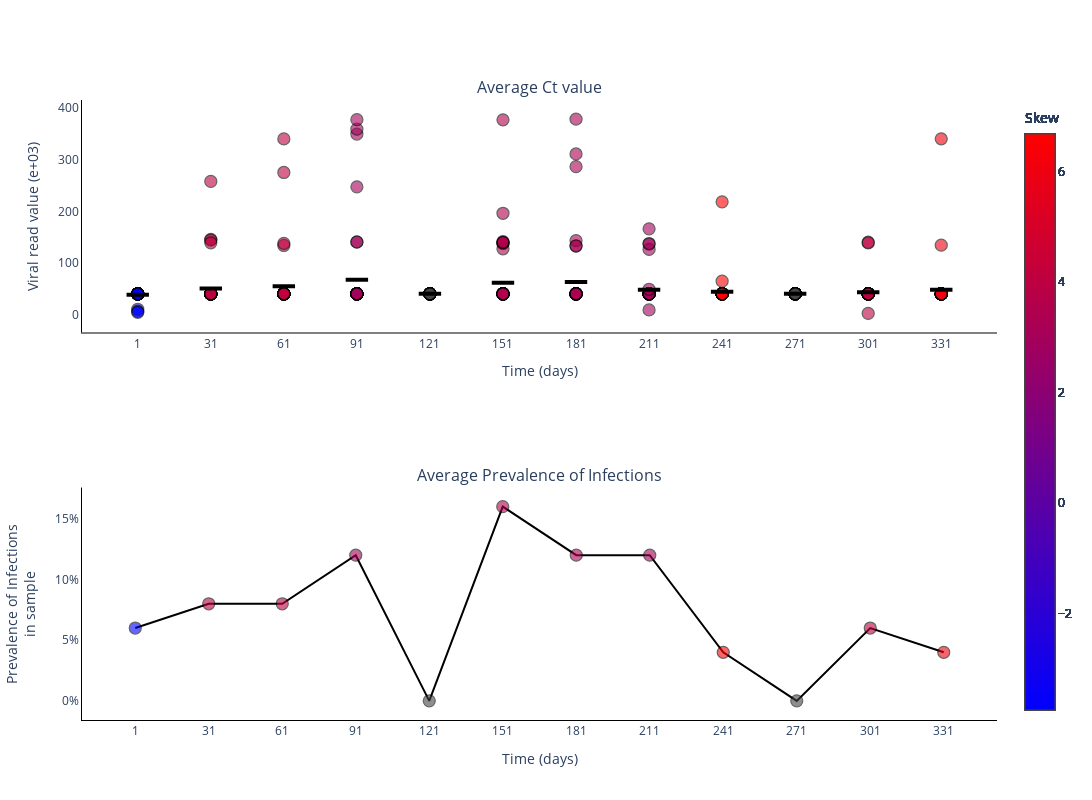

This figure's notebook cell:
### Markdown cell above
### Plot Ct values for different experiments

### Code cell
fig = go.Figure()
fig = make_subplots(rows=2, cols=1, subplot_titles=('Average Ct value', 'Average Prevalence of Infections'))

skews = skew(vr_values[0, :, :], axis=1)
print(skews)

for _ in range(sample_size):
    fig.add_trace(
        go.Scatter(
            y=vr_values[0, :, _].tolist(),
            x=sample_points,
            mode='markers',
            name='Average Ct value',
            marker_line=dict(width=1.25, color='black'),
            marker_color=skews,
            marker_colorscale='BlueRed',
            marker_colorbar_title=dict(
                text='Skew',
                side='top'),
            marker_size=12,
            marker_opacity=0.6,
            marker_showscale=True,
            showlegend=False,
        ),
        row=1,
        col=1
    )

fig.add_trace(
    go.Scatter(
        y=np.mean(vr_values[0, :, :], axis=1).tolist(),
        x=sample_points,
        mode='markers',
        name='Median Ct value',
        marker_color='black',
        marker_line=dict(width=4, color='black'),
        marker_symbol='line-ew',
        marker_size=16,
        showlegend=False,
    ),
    row=1,
    col=1
)

fig.add_trace(
    go.Scatter(
        y=(infec[0, :]/sample_size).tolist(),
        x=sample_points,
        mode='lines+markers',
        connectgaps=True,
        name='Average Prevalence of Infections',
        marker_line=dict(width=1.25, color='black'),
        marker_color=skews,
        marker_colorscale='BlueRed',
        marker_colorbar_title=dict(
            text='Skew',
            side='top'),
        marker_opacity=0.6,
        marker_size=12,
        marker_showscale=True,
        line_color='black',
        showlegend=False,
    ),
    row=2,
    col=1
)

# Add axis labels
fig.update_layout(
    width=1100, 
    height=800,
    plot_bgcolor='white',
    xaxis=dict(
        linecolor='black',
        tickvals=sample_points.tolist(),
        title = 'Time (days)'
        ),
    yaxis=dict(
        linecolor='black',
        title = 'Viral read value (e+03)'),
    xaxis2=dict(
        linecolor='black',
        tickvals=sample_points.tolist(),
        title = 'Time (days)'
        ),
    yaxis2=dict(
        linecolor='black',
        tickformat = '.0%',
        title = 'Prevalence of Infections<br>in sample')
    #legend=dict(
    #    orientation="h",
    #    yanchor="bottom",
    #    y=1.02,
    #    xanchor="right",
    #    x=1
    #)
    )

fig.write_image('images/Viral_read_values-Lassa.pdf')
fig.show()

### Figure 1 — Plotly figure (JSON) as saved in the notebook; plotly's stock layout.template omitted (floating-point values rounded to 4 significant figures)
{"data": [{"marker": {"color": [-3.74, 3.97, 4.126, 2.991, NaN, 3.587, 3.304, 3.057, 6.675, NaN, 4.062, 6.095], "colorbar": {"title": {"side": "top", "text": "Skew"}}, "colorscale": [[0, "rgb(0,0,255)"], [1, "rgb(255,0,0)"]], "line": {"color": "black", "width": 1.25}, "opacity": 0.6, "showscale": true, "size": 12}, "mode": "markers", "name": "Average Ct value", "showlegend": false, "type": "scatter", "x": [1, 31, 61, 91, 121, 151, 181, 211, 241, 271, 301, 331], "xaxis": "x", "y": [40, 40, 40, 40, 40, 40, 40, 40, 40, 40, 40, 40], "yaxis": "y"}, {"marker": {"color": [-3.74, 3.97, 4.126, 2.991, NaN, 3.587, 3.304, 3.057, 6.675, NaN, 4.062, 6.095], "colorbar": {"title": {"side": "top", "text": "Skew"}}, "colorscale": [[0, "rgb(0,0,255)"], [1, "rgb(255,0,0)"]], "line": {"color": "black", "width": 1.25}, "opacity": 0.6, "showscale": true, "size": 12}, "mode": "markers", "name": "Average Ct value", "showlegend": false, "type": "scatter", "x": [1, 31, 61, 91, 121, 151, 181, 211, 241, 271, 301, 331], "xaxis": "x", "y": [40, 40, 40, 40, 40, 40, 40, 40, 40, 40, 40, 40], "yaxis": "y"}, {"marker": {"color": [-3.74, 3.97, 4.126, 2.991, NaN, 3.587, 3.304, 3.057, 6.675, NaN, 4.062, 6.095], "colorbar": {"title": {"side": "top", "text": "Skew"}}, "colorscale": [[0, "rgb(0,0,255)"], [1, "rgb(255,0,0)"]], "line": {"color": "black", "width": 1.25}, "opacity": 0.6, "showscale": true, "size": 12}, "mode": "markers", "name": "Average Ct value", "showlegend": false, "type": "scatter", "x": [1, 31, 61, 91, 121, 151, 181, 211, 241, 271, 301, 331], "xaxis": "x", "y": [40, 40, 40, 40, 40, 40, 40, 40, 40, 40, 40, 40], "yaxis": "y"}, {"marker": {"color": [-3.74, 3.97, 4.126, 2.991, NaN, 3.587, 3.304, 3.057, 6.675, NaN, 4.062, 6.095], "colorbar": {"title": {"side": "top", "text": "Skew"}}, "colorscale": [[0, "rgb(0,0,255)"], [1, "rgb(255,0,0)"]], "line": {"color": "black", "width": 1.25}, "opacity": 0.6, "showscale": true, "size": 12}, "mode": "markers", "name": "Average Ct value", "showlegend": false, "type": "scatter", "x": [1, 31, 61, 91, 121, 151, 181, 211, 241, 271, 301, 331], "xaxis": "x", "y": [40, 40, 40, 40, 40, 40, 40, 40, 40, 40, 40, 40], "yaxis": "y"}, {"marker": {"color": [-3.74, 3.97, 4.126, 2.991, NaN, 3.587, 3.304, 3.057, 6.675, NaN, 4.062, 6.095], "colorbar": {"title": {"side": "top", "text": "Skew"}}, "colorscale": [[0, "rgb(0,0,255)"], [1, "rgb(255,0,0)"]], "line": {"color": "black", "width": 1.25}, "opacity": 0.6, "showscale": true, "size": 12}, "mode": "markers", "name": "Average Ct value", "showlegend": false, "type": "scatter", "x": [1, 31, 61, 91, 121, 151, 181, 211, 241, 271, 301, 331], "xaxis": "x", "y": [40, 40, 40, 40, 40, 40, 40, 40, 40, 40, 40, 40], "yaxis": "y"}, {"marker": {"color": [-3.74, 3.97, 4.126, 2.991, NaN, 3.587, 3.304, 3.057, 6.675, NaN, 4.062, 6.095], "colorbar": {"title": {"side": "top", "text": "Skew"}}, "colorscale": [[0, "rgb(0,0,255)"], [1, "rgb(255,0,0)"]], "line": {"color": "black", "width": 1.25}, "opacity": 0.6, "showscale": true, "size": 12}, "mode": "markers", "name": "Average Ct value", "showlegend": false, "type": "scatter", "x": [1, 31, 61, 91, 121, 151, 181, 211, 241, 271, 301, 331], "xaxis": "x", "y": [40, 40, 40, 40, 40, 40, 40, 40, 40, 40, 40, 40], "yaxis": "y"}, {"marker": {"color": [-3.74, 3.97, 4.126, 2.991, NaN, 3.587, 3.304, 3.057, 6.675, NaN, 4.062, 6.095], "colorbar": {"title": {"side": "top", "text": "Skew"}}, "colorscale": [[0, "rgb(0,0,255)"], [1, "rgb(255,0,0)"]], "line": {"color": "black", "width": 1.25}, "opacity": 0.6, "showscale": true, "size": 12}, "mode": "markers", "name": "Average Ct value", "showlegend": false, "type": "scatter", "x": [1, 31, 61, 91, 121, 151, 181, 211, 241, 271, 301, 331], "xaxis": "x", "y": [40, 40, 40, 40, 40, 40, 40, 40, 40, 40, 40, 40], "yaxis": "y"}, {"marker": {"color": [-3.74, 3.97, 4.126, 2.991, NaN, 3.587, 3.304, 3.057, 6.675, NaN, 4.062, 6.095], "colorbar": {"title": {"side": "top", "text": "Skew"}}, "colorscale": [[0, "rgb(0,0,255)"], [1, "rgb(255,0,0)"]], "line": {"color": "black", "width": 1.25}, "opacity": 0.6, "showscale": true, "size": 12}, "mode": "markers", "name": "Average Ct value", "showlegend": false, "type": "scatter", "x": [1, 31, 61, 91, 121, 151, 181, 211, 241, 271, 301, 331], "xaxis": "x", "y": [40, 40, 40, 40, 40, 40, 40, 40, 40, 40, 40, 40], "yaxis": "y"}, {"marker": {"color": [-3.74, 3.97, 4.126, 2.991, NaN, 3.587, 3.304, 3.057, 6.675, NaN, 4.062, 6.095], "colorbar": {"title": {"side": "top", "text": "Skew"}}, "colorscale": [[0, "rgb(0,0,255)"], [1, "rgb(255,0,0)"]], "line": {"color": "black", "width": 1.25}, "opacity": 0.6, "showscale": true, "size": 12}, "mode": "markers", "name": "Average Ct value", "showlegend": false, "type": "scatter", "x": [1, 31, 61, 91, 121, 151, 181, 211, 241, 271, 301, 331], "xaxis": "x", "y": [40, 40, 40, 40, 40, 40, 40, 40, 40, 40, 40, 40], "yaxis": "y"}, {"marker": {"color": [-3.74, 3.97, 4.126, 2.991, NaN, 3.587, 3.304, 3.057, 6.675, NaN, 4.062, 6.095], "colorbar": {"title": {"side": "top", "text": "Skew"}}, "colorscale": [[0, "rgb(0,0,255)"], [1, "rgb(255,0,0)"]], "line": {"color": "black", "width": 1.25}, "opacity": 0.6, "showscale": true, "size": 12}, "mode": "markers", "name": "Average Ct value", "showlegend": false, "type": "scatter", "x": [1, 31, 61, 91, 121, 151, 181, 211, 241, 271, 301, 331], "xaxis": "x", "y": [40, 40, 40, 40, 40, 40, 40, 40, 40, 40, 40, 40], "yaxis": "y"}, {"marker": {"color": [-3.74, 3.97, 4.126, 2.991, NaN, 3.587, 3.304, 3.057, 6.675, NaN, 4.062, 6.095], "colorbar": {"title": {"side": "top", "text": "Skew"}}, "colorscale": [[0, "rgb(0,0,255)"], [1, "rgb(255,0,0)"]], "line": {"color": "black", "width": 1.25}, "opacity": 0.6, "showscale": true, "size": 12}, "mode": "markers", "name": "Average Ct value", "showlegend": false, "type": "scatter", "x": [1, 31, 61, 91, 121, 151, 181, 211, 241, 271, 301, 331], "xaxis": "x", "y": [40, 40, 40, 40, 40, 40, 40, 40, 40, 40, 40, 40], "yaxis": "y"}, {"marker": {"color": [-3.74, 3.97, 4.126, 2.991, NaN, 3.587, 3.304, 3.057, 6.675, NaN, 4.062, 6.095], "colorbar": {"title": {"side": "top", "text": "Skew"}}, "colorscale": [[0, "rgb(0,0,255)"], [1, "rgb(255,0,0)"]], "line": {"color": "black", "width": 1.25}, "opacity": 0.6, "showscale": true, "size": 12}, "mode": "markers", "name": "Average Ct value", "showlegend": false, "type": "scatter", "x": [1, 31, 61, 91, 121, 151, 181, 211, 241, 271, 301, 331], "xaxis": "x", "y": [40, 40, 40, 40, 40, 40, 40, 40, 40, 40, 40, 40], "yaxis": "y"}, {"marker": {"color": [-3.74, 3.97, 4.126, 2.991, NaN, 3.587, 3.304, 3.057, 6.675, NaN, 4.062, 6.095], "colorbar": {"title": {"side": "top", "text": "Skew"}}, "colorscale": [[0, "rgb(0,0,255)"], [1, "rgb(255,0,0)"]], "line": {"color": "black", "width": 1.25}, "opacity": 0.6, "showscale": true, "size": 12}, "mode": "markers", "name": "Average Ct value", "showlegend": false, "type": "scatter", "x": [1, 31, 61, 91, 121, 151, 181, 211, 241, 271, 301, 331], "xaxis": "x", "y": [40, 40, 40, 40, 40, 40, 40, 40, 40, 40, 40, 40], "yaxis": "y"}, {"marker": {"color": [-3.74, 3.97, 4.126, 2.991, NaN, 3.587, 3.304, 3.057, 6.675, NaN, 4.062, 6.095], "colorbar": {"title": {"side": "top", "text": "Skew"}}, "colorscale": [[0, "rgb(0,0,255)"], [1, "rgb(255,0,0)"]], "line": {"color": "black", "width": 1.25}, "opacity": 0.6, "showscale": true, "size": 12}, "mode": "markers", "name": "Average Ct value", "showlegend": false, "type": "scatter", "x": [1, 31, 61, 91, 121, 151, 181, 211, 241, 271, 301, 331], "xaxis": "x", "y": [40, 40, 40, 40, 40, 40, 40, 40, 40, 40, 40, 40], "yaxis": "y"}, {"marker": {"color": [-3.74, 3.97, 4.126, 2.991, NaN, 3.587, 3.304, 3.057, 6.675, NaN, 4.062, 6.095], "colorbar": {"title": {"side": "top", "text": "Skew"}}, "colorscale": [[0, "rgb(0,0,255)"], [1, "rgb(255,0,0)"]], "line": {"color": "black", "width": 1.25}, "opacity": 0.6, "showscale": true, "size": 12}, "mode": "markers", "name": "Average Ct value", "showlegend": false, "type": "scatter", "x": [1, 31, 61, 91, 121, 151, 181, 211, 241, 271, 301, 331], "xaxis": "x", "y": [40, 40, 40, 40, 40, 40, 40, 40, 40, 40, 40, 40], "yaxis": "y"}, {"marker": {"color": [-3.74, 3.97, 4.126, 2.991, NaN, 3.587, 3.304, 3.057, 6.675, NaN, 4.062, 6.095], "colorbar": {"title": {"side": "top", "text": "Skew"}}, "colorscale": [[0, "rgb(0,0,255)"], [1, "rgb(255,0,0)"]], "line": {"color": "black", "width": 1.25}, "opacity": 0.6, "showscale": true, "size": 12}, "mode": "markers", "name": "Average Ct value", "showlegend": false, "type": "scatter", "x": [1, 31, 61, 91, 121, 151, 181, 211, 241, 271, 301, 331], "xaxis": "x", "y": [40, 40, 40, 40, 40, 40, 40, 40, 40, 40, 40, 40], "yaxis": "y"}, {"marker": {"color": [-3.74, 3.97, 4.126, 2.991, NaN, 3.587, 3.304, 3.057, 6.675, NaN, 4.062, 6.095], "colorbar": {"title": {"side": "top", "text": "Skew"}}, "colorscale": [[0, "rgb(0,0,255)"], [1, "rgb(255,0,0)"]], "line": {"color": "black", "width": 1.25}, "opacity": 0.6, "showscale": true, "size": 12}, "mode": "markers", "name": "Average Ct value", "showlegend": false, "type": "scatter", "x": [1, 31, 61, 91, 121, 151, 181, 211, 241, 271, 301, 331], "xaxis": "x", "y": [40, 40, 40, 40, 40, 40, 40, 40, 40, 40, 40, 40], "yaxis": "y"}, {"marker": {"color": [-3.74, 3.97, 4.126, 2.991, NaN, 3.587, 3.304, 3.057, 6.675, NaN, 4.062, 6.095], "colorbar": {"title": {"side": "top", "text": "Skew"}}, "colorscale": [[0, "rgb(0,0,255)"], [1, "rgb(255,0,0)"]], "line": {"color": "black", "width": 1.25}, "opacity": 0.6, "showscale": true, "size": 12}, "mode": "markers", "name": "Average Ct value", "showlegend": false, "type": "scatter", "x": [1, 31, 61, 91, 121, 151, 181, 211, 241, 271, 301, 331], "xaxis": "x", "y": [40, 40, 40, 40, 40, 40, 40, 40, 40, 40, 40, 40], "yaxis": "y"}, {"marker": {"color": [-3.74, 3.97, 4.126, 2.991, NaN, 3.587, 3.304, 3.057, 6.675, NaN, 4.062, 6.095], "colorbar": {"title": {"side": "top", "text": "Skew"}}, "colorscale": [[0, "rgb(0,0,255)"], [1, "rgb(255,0,0)"]], "line": {"color": "black", "width": 1.25}, "opacity": 0.6, "showscale": true, "size": 12}, "mode": "markers", "name": "Average Ct value", "showlegend": false, "type": "scatter", "x": [1, 31, 61, 91, 121, 151, 181, 211, 241, 271, 301, 331], "xaxis": "x", "y": [40, 40, 40, 40, 40, 40, 40, 40, 40, 40, 40, 40], "yaxis": "y"}, {"marker": {"color": [-3.74, 3.97, 4.126, 2.991, NaN, 3.587, 3.304, 3.057, 6.675, NaN, 4.062, 6.095], "colorbar": {"title": {"side": "top", "text": "Skew"}}, "colorscale": [[0, "rgb(0,0,255)"], [1, "rgb(255,0,0)"]], "line": {"color": "black", "width": 1.25}, "opacity": 0.6, "showscale": true, "size": 12}, "mode": "markers", "name": "Average Ct value", "showlegend": false, "type": "scatter", "x": [1, 31, 61, 91, 121, 151, 181, 211, 241, 271, 301, 331], "xaxis": "x", "y": [40, 40, 40, 40, 40, 40, 40, 40, 40, 40, 40, 40], "yaxis": "y"}, {"marker": {"color": [-3.74, 3.97, 4.126, 2.991, NaN, 3.587, 3.304, 3.057, 6.675, NaN, 4.062, 6.095], "colorbar": {"title": {"side": "top", "text": "Skew"}}, "colorscale": [[0, "rgb(0,0,255)"], [1, "rgb(255,0,0)"]], "line": {"color": "black", "width": 1.25}, "opacity": 0.6, "showscale": true, "size": 12}, "mode": "markers", "name": "Average Ct value", "showlegend": false, "type": "scatter", "x": [1, 31, 61, 91, 121, 151, 181, 211, 241, 271, 301, 331], "xaxis": "x", "y": [40, 40, 40, 40, 40, 40, 40, 40, 40, 40, 40, 40], "yaxis": "y"}, {"marker": {"color": [-3.74, 3.97, 4.126, 2.991, NaN, 3.587, 3.304, 3.057, 6.675, NaN, 4.062, 6.095], "colorbar": {"title": {"side": "top", "text": "Skew"}}, "colorscale": [[0, "rgb(0,0,255)"], [1, "rgb(255,0,0)"]], "line": {"color": "black", "width": 1.25}, "opacity": 0.6, "showscale": true, "size": 12}, "mode": "markers", "name": "Average Ct value", "showlegend": false, "type": "scatter", "x": [1, 31, 61, 91, 121, 151, 181, 211, 241, 271, 301, 331], "xaxis": "x", "y": [40, 40, 40, 40, 40, 40, 40, 40, 40, 40, 40, 40], "yaxis": "y"}, {"marker": {"color": [-3.74, 3.97, 4.126, 2.991, NaN, 3.587, 3.304, 3.057, 6.675, NaN, 4.062, 6.095], "colorbar": {"title": {"side": "top", "text": "Skew"}}, "colorscale": [[0, "rgb(0,0,255)"], [1, "rgb(255,0,0)"]], "line": {"color": "black", "width": 1.25}, "opacity": 0.6, "showscale": true, "size": 12}, "mode": "markers", "name": "Average Ct value", "showlegend": false, "type": "scatter", "x": [1, 31, 61, 91, 121, 151, 181, 211, 241, 271, 301, 331], "xaxis": "x", "y": [40, 40, 40, 40, 40, 40, 40, 40, 40, 40, 40, 40], "yaxis": "y"}, {"marker": {"color": [-3.74, 3.97, 4.126, 2.991, NaN, 3.587, 3.304, 3.057, 6.675, NaN, 4.062, 6.095], "colorbar": {"title": {"side": "top", "text": "Skew"}}, "colorscale": [[0, "rgb(0,0,255)"], [1, "rgb(255,0,0)"]], "line": {"color": "black", "width": 1.25}, "opacity": 0.6, "showscale": true, "size": 12}, "mode": "markers", "name": "Average Ct value", "showlegend": false, "type": "scatter", "x": [1, 31, 61, 91, 121, 151, 181, 211, 241, 271, 301, 331], "xaxis": "x", "y": [40, 40, 40, 40, 40, 40, 40, 40, 40, 40, 40, 40], "yaxis": "y"}, {"marker": {"color": [-3.74, 3.97, 4.126, 2.991, NaN, 3.587, 3.304, 3.057, 6.675, NaN, 4.062, 6.095], "colorbar": {"title": {"side": "top", "text": "Skew"}}, "colorscale": [[0, "rgb(0,0,255)"], [1, "rgb(255,0,0)"]], "line": {"color": "black", "width": 1.25}, "opacity": 0.6, "showscale": true, "size": 12}, "mode": "markers", "name": "Average Ct value", "showlegend": false, "type": "scatter", "x": [1, 31, 61, 91, 121, 151, 181, 211, 241, 271, 301, 331], "xaxis": "x", "y": [40, 40, 40, 40, 40, 40, 40, 40, 40, 40, 40, 40], "yaxis": "y"}, {"marker": {"color": [-3.74, 3.97, 4.126, 2.991, NaN, 3.587, 3.304, 3.057, 6.675, NaN, 4.062, 6.095], "colorbar": {"title": {"side": "top", "text": "Skew"}}, "colorscale": [[0, "rgb(0,0,255)"], [1, "rgb(255,0,0)"]], "line": {"color": "black", "width": 1.25}, "opacity": 0.6, "showscale": true, "size": 12}, "mode": "markers", "name": "Average Ct value", "showlegend": false, "type": "scatter", "x": [1, 31, 61, 91, 121, 151, 181, 211, 241, 271, 301, 331], "xaxis": "x", "y": [40, 40, 40, 40, 40, 40, 40, 40, 40, 40, 40, 40], "yaxis": "y"}, {"marker": {"color": [-3.74, 3.97, 4.126, 2.991, NaN, 3.587, 3.304, 3.057, 6.675, NaN, 4.062, 6.095], "colorbar": {"title": {"side": "top", "text": "Skew"}}, "colorscale": [[0, "rgb(0,0,255)"], [1, "rgb(255,0,0)"]], "line": {"color": "black", "width": 1.25}, "opacity": 0.6, "showscale": true, "size": 12}, "mode": "markers", "name": "Average Ct value", "showlegend": false, "type": "scatter", "x": [1, 31, 61, 91, 121, 151, 181, 211, 241, 271, 301, 331], "xaxis": "x", "y": [40, 40, 40, 40, 40, 40, 40, 40, 40, 40, 40, 40], "yaxis": "y"}, {"marker": {"color": [-3.74, 3.97, 4.126, 2.991, NaN, 3.587, 3.304, 3.057, 6.675, NaN, 4.062, 6.095], "colorbar": {"title": {"side": "top", "text": "Skew"}}, "colorscale": [[0, "rgb(0,0,255)"], [1, "rgb(255,0,0)"]], "line": {"color": "black", "width": 1.25}, "opacity": 0.6, "showscale": true, "size": 12}, "mode": "markers", "name": "Average Ct value", "showlegend": false, "type": "scatter", "x": [1, 31, 61, 91, 121, 151, 181, 211, 241, 271, 301, 331], "xaxis": "x", "y": [40, 40, 40, 40, 40, 40, 40, 40, 40, 40, 40, 40], "yaxis": "y"}, {"marker": {"color": [-3.74, 3.97, 4.126, 2.991, NaN, 3.587, 3.304, 3.057, 6.675, NaN, 4.062, 6.095], "colorbar": {"title": {"side": "top", "text": "Skew"}}, "colorscale": [[0, "rgb(0,0,255)"], [1, "rgb(255,0,0)"]], "line": {"color": "black", "width": 1.25}, "opacity": 0.6, "showscale": true, "size": 12}, "mode": "markers", "name": "Average Ct value", "showlegend": false, "type": "scatter", "x": [1, 31, 61, 91, 121, 151, 181, 211, 241, 271, 301, 331], "xaxis": "x", "y": [40, 40, 40, 40, 40, 40, 40, 40, 40, 40, 40, 40], "yaxis": "y"}, {"marker": {"color": [-3.74, 3.97, 4.126, 2.991, NaN, 3.587, 3.304, 3.057, 6.675, NaN, 4.062, 6.095], "colorbar": {"title": {"side": "top", "text": "Skew"}}, "colorscale": [[0, "rgb(0,0,255)"], [1, "rgb(255,0,0)"]], "line": {"color": "black", "width": 1.25}, "opacity": 0.6, "showscale": true, "size": 12}, "mode": "markers", "name": "Average Ct value", "showlegend": false, "type": "scatter", "x": [1, 31, 61, 91, 121, 151, 181, 211, 241, 271, 301, 331], "xaxis": "x", "y": [40, 40, 40, 40, 40, 40, 40, 40, 40, 40, 40, 40], "yaxis": "y"}, {"marker": {"color": [-3.74, 3.97, 4.126, 2.991, NaN, 3.587, 3.304, 3.057, 6.675, NaN, 4.062, 6.095], "colorbar": {"title": {"side": "top", "text": "Skew"}}, "colorscale": [[0, "rgb(0,0,255)"], [1, "rgb(255,0,0)"]], "line": {"color": "black", "width": 1.25}, "opacity": 0.6, "showscale": true, "size": 12}, "mode": "markers", "name": "Average Ct value", "showlegend": false, "type": "scatter", "x": [1, 31, 61, 91, 121, 151, 181, 211, 241, 271, 301, 331], "xaxis": "x", "y": [40, 40, 40, 40, 40, 40, 40, 40, 40, 40, 40, 40], "yaxis": "y"}, {"marker": {"color": [-3.74, 3.97, 4.126, 2.991, NaN, 3.587, 3.304, 3.057, 6.675, NaN, 4.062, 6.095], "colorbar": {"title": {"side": "top", "text": "Skew"}}, "colorscale": [[0, "rgb(0,0,255)"], [1, "rgb(255,0,0)"]], "line": {"color": "black", "width": 1.25}, "opacity": 0.6, "showscale": true, "size": 12}, "mode": "markers", "name": "Average Ct value", "showlegend": false, "type": "scatter", "x": [1, 31, 61, 91, 121, 151, 181, 211, 241, 271, 301, 331], "xaxis": "x", "y": [40, 40, 40, 40, 40, 40, 40, 40, 40, 40, 40, 40], "yaxis": "y"}, {"marker": {"color": [-3.74, 3.97, 4.126, 2.991, NaN, 3.587, 3.304, 3.057, 6.675, NaN, 4.062, 6.095], "colorbar": {"title": {"side": "top", "text": "Skew"}}, "colorscale": [[0, "rgb(0,0,255)"], [1, "rgb(255,0,0)"]], "line": {"color": "black", "width": 1.25}, "opacity": 0.6, "showscale": true, "size": 12}, "mode": "markers", "name": "Average Ct value", "showlegend": false, "type": "scatter", "x": [1, 31, 61, 91, 121, 151, 181, 211, 241, 271, 301, 331], "xaxis": "x", "y": [40, 40, 40, 40, 40, 40, 40, 40, 40, 40, 40, 40], "yaxis": "y"}, {"marker": {"color": [-3.74, 3.97, 4.126, 2.991, NaN, 3.587, 3.304, 3.057, 6.675, NaN, 4.062, 6.095], "colorbar": {"title": {"side": "top", "text": "Skew"}}, "colorscale": [[0, "rgb(0,0,255)"], [1, "rgb(255,0,0)"]], "line": {"color": "black", "width": 1.25}, "opacity": 0.6, "showscale": true, "size": 12}, "mode": "markers", "name": "Average Ct value", "showlegend": false, "type": "scatter", "x": [1, 31, 61, 91, 121, 151, 181, 211, 241, 271, 301, 331], "xaxis": "x", "y": [40, 40, 40, 40, 40, 40, 40, 40, 40, 40, 40, 40], "yaxis": "y"}, {"marker": {"color": [-3.74, 3.97, 4.126, 2.991, NaN, 3.587, 3.304, 3.057, 6.675, NaN, 4.062, 6.095], "colorbar": {"title": {"side": "top", "text": "Skew"}}, "colorscale": [[0, "rgb(0,0,255)"], [1, "rgb(255,0,0)"]], "line": {"color": "black", "width": 1.25}, "opacity": 0.6, "showscale": true, "size": 12}, "mode": "markers", "name": "Average Ct value", "showlegend": false, "type": "scatter", "x": [1, 31, 61, 91, 121, 151, 181, 211, 241, 271, 301, 331], "xaxis": "x", "y": [40, 40, 40, 40, 40, 40, 40, 40, 40, 40, 40, 40], "yaxis": "y"}, {"marker": {"color": [-3.74, 3.97, 4.126, 2.991, NaN, 3.587, 3.304, 3.057, 6.675, NaN, 4.062, 6.095], "colorbar": {"title": {"side": "top", "text": "Skew"}}, "colorscale": [[0, "rgb(0,0,255)"], [1, "rgb(255,0,0)"]], "line": {"color": "black", "width": 1.25}, "opacity": 0.6, "showscale": true, "size": 12}, "mode": "markers", "name": "Average Ct value", "showlegend": false, "type": "scatter", "x": [1, 31, 61, 91, 121, 151, 181, 211, 241, 271, 301, 331], "xaxis": "x", "y": [40, 40, 40, 40, 40, 40, 40, 40, 40, 40, 40, 40], "yaxis": "y"}, {"marker": {"color": [-3.74, 3.97, 4.126, 2.991, NaN, 3.587, 3.304, 3.057, 6.675, NaN, 4.062, 6.095], "colorbar": {"title": {"side": "top", "text": "Skew"}}, "colorscale": [[0, "rgb(0,0,255)"], [1, "rgb(255,0,0)"]], "line": {"color": "black", "width": 1.25}, "opacity": 0.6, "showscale": true, "size": 12}, "mode": "markers", "name": "Average Ct value", "showlegend": false, "type": "scatter", "x": [1, 31, 61, 91, 121, 151, 181, 211, 241, 271, 301, 331], "xaxis": "x", "y": [40, 40, 40, 40, 40, 40, 40, 40, 40, 40, 40, 40], "yaxis": "y"}, {"marker": {"color": [-3.74, 3.97, 4.126, 2.991, NaN, 3.587, 3.304, 3.057, 6.675, NaN, 4.062, 6.095], "colorbar": {"title": {"side": "top", "text": "Skew"}}, "colorscale": [[0, "rgb(0,0,255)"], [1, "rgb(255,0,0)"]], "line": {"color": "black", "width": 1.25}, "opacity": 0.6, "showscale": true, "size": 12}, "mode": "markers", "name": "Average Ct value", "showlegend": false, "type": "scatter", "x": [1, 31, 61, 91, 121, 151, 181, 211, 241, 271, 301, 331], "xaxis": "x", "y": [40, 40, 40, 40, 40, 40, 40, 40, 40, 40, 40, 40], "yaxis": "y"}, {"marker": {"color": [-3.74, 3.97, 4.126, 2.991, NaN, 3.587, 3.304, 3.057, 6.675, NaN, 4.062, 6.095], "colorbar": {"title": {"side": "top", "text": "Skew"}}, "colorscale": [[0, "rgb(0,0,255)"], [1, "rgb(255,0,0)"]], "line": {"color": "black", "width": 1.25}, "opacity": 0.6, "showscale": true, "size": 12}, "mode": "markers", "name": "Average Ct value", "showlegend": false, "type": "scatter", "x": [1, 31, 61, 91, 121, 151, 181, 211, 241, 271, 301, 331], "xaxis": "x", "y": [40, 40, 40, 40, 40, 40, 40, 40, 40, 40, 40, 40], "yaxis": "y"}, {"marker": {"color": [-3.74, 3.97, 4.126, 2.991, NaN, 3.587, 3.304, 3.057, 6.675, NaN, 4.062, 6.095], "colorbar": {"title": {"side": "top", "text": "Skew"}}, "colorscale": [[0, "rgb(0,0,255)"], [1, "rgb(255,0,0)"]], "line": {"color": "black", "width": 1.25}, "opacity": 0.6, "showscale": true, "size": 12}, "mode": "markers", "name": "Average Ct value", "showlegend": false, "type": "scatter", "x": [1, 31, 61, 91, 121, 151, 181, 211, 241, 271, 301, 331], "xaxis": "x", "y": [40, 40, 40, 40, 40, 40, 40, 40, 40, 40, 40, 40], "yaxis": "y"}, {"marker": {"color": [-3.74, 3.97, 4.126, 2.991, NaN, 3.587, 3.304, 3.057, 6.675, NaN, 4.062, 6.095], "colorbar": {"title": {"side": "top", "text": "Skew"}}, "colorscale": [[0, "rgb(0,0,255)"], [1, "rgb(255,0,0)"]], "line": {"color": "black", "width": 1.25}, "opacity": 0.6, "showscale": true, "size": 12}, "mode": "markers", "name": "Average Ct value", "showlegend": false, "type": "scatter", "x": [1, 31, 61, 91, 121, 151, 181, 211, 241, 271, 301, 331], "xaxis": "x", "y": [40, 40, 40, 40, 40, 40, 40, 40, 40, 40, 40, 40], "yaxis": "y"}, {"marker": {"color": [-3.74, 3.97, 4.126, 2.991, NaN, 3.587, 3.304, 3.057, 6.675, NaN, 4.062, 6.095], "colorbar": {"title": {"side": "top", "text": "Skew"}}, "colorscale": [[0, "rgb(0,0,255)"], [1, "rgb(255,0,0)"]], "line": {"color": "black", "width": 1.25}, "opacity": 0.6, "showscale": true, "size": 12}, "mode": "markers", "name": "Average Ct value", "showlegend": false, "type": "scatter", "x": [1, 31, 61, 91, 121, 151, 181, 211, 241, 271, 301, 331], "xaxis": "x", "y": [40, 40, 40, 40, 40, 40, 40, 40, 40, 40, 40, 40], "yaxis": "y"}, {"marker": {"color": [-3.74, 3.97, 4.126, 2.991, NaN, 3.587, 3.304, 3.057, 6.675, NaN, 4.062, 6.095], "colorbar": {"title": {"side": "top", "text": "Skew"}}, "colorscale": [[0, "rgb(0,0,255)"], [1, "rgb(255,0,0)"]], "line": {"color": "black", "width": 1.25}, "opacity": 0.6, "showscale": true, "size": 12}, "mode": "markers", "name": "Average Ct value", "showlegend": false, "type": "scatter", "x": [1, 31, 61, 91, 121, 151, 181, 211, 241, 271, 301, 331], "xaxis": "x", "y": [40, 40, 40, 40, 40, 377.5, 40, 40, 40, 40, 40, 40], "yaxis": "y"}, {"marker": {"color": [-3.74, 3.97, 4.126, 2.991, NaN, 3.587, 3.304, 3.057, 6.675, NaN, 4.062, 6.095], "colorbar": {"title": {"side": "top", "text": "Skew"}}, "colorscale": [[0, "rgb(0,0,255)"], [1, "rgb(255,0,0)"]], "line": {"color": "black", "width": 1.25}, "opacity": 0.6, "showscale": true, "size": 12}, "mode": "markers", "name": "Average Ct value", "showlegend": false, "type": "scatter", "x": [1, 31, 61, 91, 121, 151, 181, 211, 241, 271, 301, 331], "xaxis": "x", "y": [40, 40, 40, 40, 40, 137.4, 40, 40, 40, 40, 40, 40], "yaxis": "y"}, {"marker": {"color": [-3.74, 3.97, 4.126, 2.991, NaN, 3.587, 3.304, 3.057, 6.675, NaN, 4.062, 6.095], "colorbar": {"title": {"side": "top", "text": "Skew"}}, "colorscale": [[0, "rgb(0,0,255)"], [1, "rgb(255,0,0)"]], "line": {"color": "black", "width": 1.25}, "opacity": 0.6, "showscale": true, "size": 12}, "mode": "markers", "name": "Average Ct value", "showlegend": false, "type": "scatter", "x": [1, 31, 61, 91, 121, 151, 181, 211, 241, 271, 301, 331], "xaxis": "x", "y": [40, 40, 40, 349.7, 40, 138.6, 132.6, 136.6, 40, 40, 40, 40], "yaxis": "y"}, {"marker": {"color": [-3.74, 3.97, 4.126, 2.991, NaN, 3.587, 3.304, 3.057, 6.675, NaN, 4.062, 6.095], "colorbar": {"title": {"side": "top", "text": "Skew"}}, "colorscale": [[0, "rgb(0,0,255)"], [1, "rgb(255,0,0)"]], "line": {"color": "black", "width": 1.25}, "opacity": 0.6, "showscale": true, "size": 12}, "mode": "markers", "name": "Average Ct value", "showlegend": false, "type": "scatter", "x": [1, 31, 61, 91, 121, 151, 181, 211, 241, 271, 301, 331], "xaxis": "x", "y": [40, 40, 40, 359.4, 40, 127.4, 143.2, 166.0, 40, 40, 40, 40], "yaxis": "y"}, {"marker": {"color": [-3.74, 3.97, 4.126, 2.991, NaN, 3.587, 3.304, 3.057, 6.675, NaN, 4.062, 6.095], "colorbar": {"title": {"side": "top", "text": "Skew"}}, "colorscale": [[0, "rgb(0,0,255)"], [1, "rgb(255,0,0)"]], "line": {"color": "black", "width": 1.25}, "opacity": 0.6, "showscale": true, "size": 12}, "mode": "markers", "name": "Average Ct value", "showlegend": false, "type": "scatter", "x": [1, 31, 61, 91, 121, 151, 181, 211, 241, 271, 301, 331], "xaxis": "x", "y": [40, 145.5, 275.3, 140.3, 40, 139.1, 286.6, 126.1, 40, 40, 40, 40], "yaxis": "y"}, {"marker": {"color": [-3.74, 3.97, 4.126, 2.991, NaN, 3.587, 3.304, 3.057, 6.675, NaN, 4.062, 6.095], "colorbar": {"title": {"side": "top", "text": "Skew"}}, "colorscale": [[0, "rgb(0,0,255)"], [1, "rgb(255,0,0)"]], "line": {"color": "black", "width": 1.25}, "opacity": 0.6, "showscale": true, "size": 12}, "mode": "markers", "name": "Average Ct value", "showlegend": false, "type": "scatter", "x": [1, 31, 61, 91, 121, 151, 181, 211, 241, 271, 301, 331], "xaxis": "x", "y": [9.977, 258.0, 133.8, 140.6, 40, 141.3, 378.8, 8.819, 40, 40, 140.1, 40], "yaxis": "y"}, {"marker": {"color": [-3.74, 3.97, 4.126, 2.991, NaN, 3.587, 3.304, 3.057, 6.675, NaN, 4.062, 6.095], "colorbar": {"title": {"side": "top", "text": "Skew"}}, "colorscale": [[0, "rgb(0,0,255)"], [1, "rgb(255,0,0)"]], "line": {"color": "black", "width": 1.25}, "opacity": 0.6, "showscale": true, "size": 12}, "mode": "markers", "name": "Average Ct value", "showlegend": false, "type": "scatter", "x": [1, 31, 61, 91, 121, 151, 181, 211, 241, 271, 301, 331], "xaxis": "x", "y": [5.875, 144.2, 340.4, 377.7, 40, 139.9, 311.3, 48.78, 64.61, 40, 138.7, 134.4], "yaxis": "y"}, {"marker": {"color": [-3.74, 3.97, 4.126, 2.991, NaN, 3.587, 3.304, 3.057, 6.675, NaN, 4.062, 6.095], "colorbar": {"title": {"side": "top", "text": "Skew"}}, "colorscale": [[0, "rgb(0,0,255)"], [1, "rgb(255,0,0)"]], "line": {"color": "black", "width": 1.25}, "opacity": 0.6, "showscale": true, "size": 12}, "mode": "markers", "name": "Average Ct value", "showlegend": false, "type": "scatter", "x": [1, 31, 61, 91, 121, 151, 181, 211, 241, 271, 301, 331], "xaxis": "x", "y": [4.189, 138.9, 137.7, 247.4, 40, 196.2, 133.2, 137.6, 218.4, 40, 2.083, 340.6], "yaxis": "y"}, {"marker": {"color": "black", "line": {"color": "black", "width": 4}, "size": 16, "symbol": "line-ew"}, "mode": "markers", "name": "Median Ct value", "showlegend": false, "type": "scatter", "x": [1, 31, 61, 91, 121, 151, 181, 211, 241, 271, 301, 331], "xaxis": "x", "y": [38.0, 50.53, 54.55, 67.5, 40, 61.55, 62.91, 47.68, 44.06, 40, 43.22, 47.9], "yaxis": "y"}, {"connectgaps": true, "line": {"color": "black"}, "marker": {"color": [-3.74, 3.97, 4.126, 2.991, NaN, 3.587, 3.304, 3.057, 6.675, NaN, 4.062, 6.095], "colorbar": {"title": {"side": "top", "text": "Skew"}}, "colorscale": [[0, "rgb(0,0,255)"], [1, "rgb(255,0,0)"]], "line": {"color": "black", "width": 1.25}, "opacity": 0.6, "showscale": true, "size": 12}, "mode": "lines+markers", "name": "Average Prevalence of Infections", "showlegend": false, "type": "scatter", "x": [1, 31, 61, 91, 121, 151, 181, 211, 241, 271, 301, 331], "xaxis": "x2", "y": [0.06, 0.08, 0.08, 0.12, 0, 0.16, 0.12, 0.12, 0.04, 0, 0.06, 0.04], "yaxis": "y2"}], "layout": {"annotations": [{"font": {"size": 16}, "showarrow": false, "text": "Average Ct value", "x": 0.5, "xanchor": "center", "xref": "paper", "y": 1, "yanchor": "bottom", "yref": "paper"}, {"font": {"size": 16}, "showarrow": false, "text": "Average Prevalence of Infections", "x": 0.5, "xanchor": "center", "xref": "paper", "y": 0.375, "yanchor": "bottom", "yref": "paper"}], "height": 800, "plot_bgcolor": "white", "width": 1100, "xaxis": {"anchor": "y", "domain": [0, 1], "linecolor": "black", "tickvals": [1, 31, 61, 91, 121, 151, 181, 211, 241, 271, 301, 331], "title": {"text": "Time (days)"}}, "xaxis2": {"anchor": "y2", "domain": [0, 1], "linecolor": "black", "tickvals": [1, 31, 61, 91, 121, 151, 181, 211, 241, 271, 301, 331], "title": {"text": "Time (days)"}}, "yaxis": {"anchor": "x", "domain": [0.625, 1], "linecolor": "black", "title": {"text": "Viral read value (e+03)"}}, "yaxis2": {"anchor": "x2", "domain": [0, 0.375], "linecolor": "black", "tickformat": ".0%", "title": {"text": "Prevalence of Infections<br>in sample"}}}}
